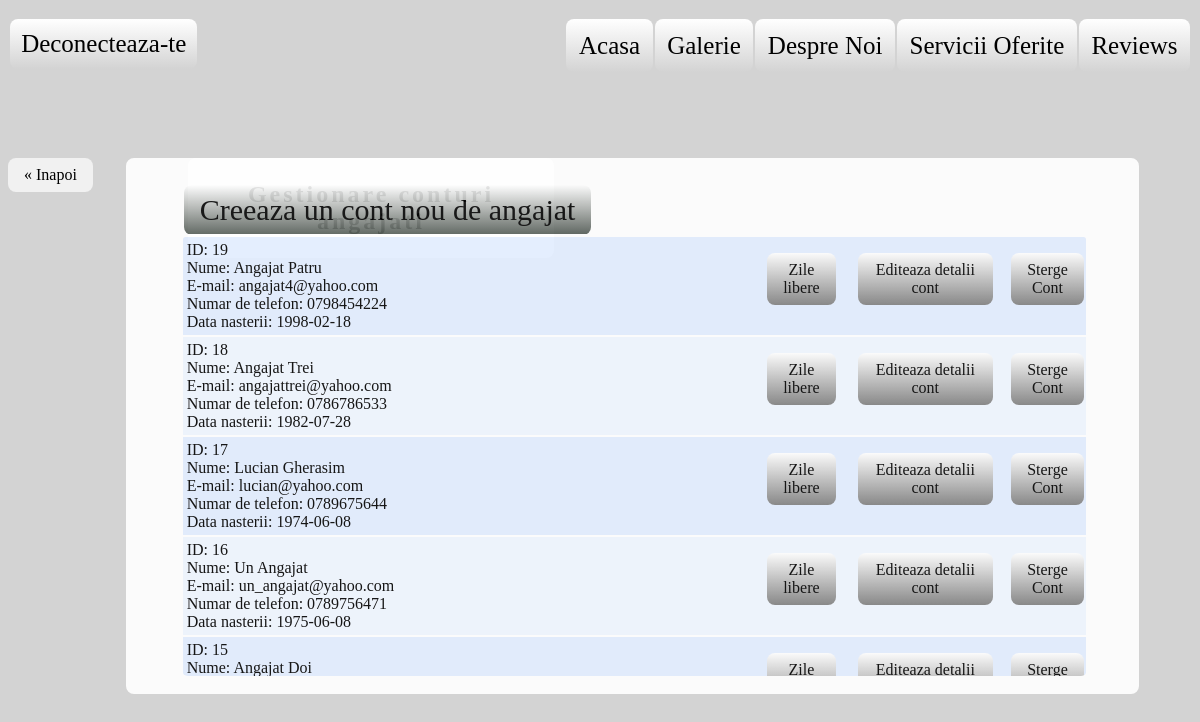
/gestContAng.php, run on the app's committed database.
### tables this page shows
CREATE TABLE `angajat` (
  `tokenAng` int(11) NOT NULL,
  `idAng` int(11) NOT NULL,
  `numeAng` varchar(50) NOT NULL,
  `mailAng` varchar(50) NOT NULL,
  `nrTelAng` varchar(10) NOT NULL,
  `dataNaAng` date NOT NULL,
  `parolaAng` varchar(30) NOT NULL
);

### gestContAng.php (the view, shortened to what this page needs)
<!DOCTYPE HTML>
<html>
	<head>
		<link rel="stylesheet"href="gestContAngCSS.css">
		<link rel="stylesheet" href="prevAndTopBCSS.css">
	</head>
	<body>
			<?php
	$mailUser=$_GET['mailUser'];
		echo' <div id="topbarid" class="topbar">
		<div id="tblid" class="tbl"> ';
			echo'<a href="index.php"> Deconecteaza-te </a>';
		echo'</div>
		<div id="tbrid" class="tbr">';
			echo'<a href="adminAccount.php?mailUser='.$mailUser.'">Acasa</a>';
			echo'<a href="galerieF2.php?mailUser='.$mailUser.'">Galerie</a>';
			echo'<a href="aboutUs.php?mailUser='.$mailUser.'"> Despre Noi</a>';
			echo'<a href="aboutServices.php?mailUser='.$mailUser.'"> Servicii Oferite </a>';
			echo'<a href="reviews.php?mailUser='.$mailUser.'"> Reviews </a>';
	echo'	</div>
	</div>';
	?>
	<div class= "titlu" >
	<h2>Gestionare conturi angajati</h2>
	</div>
	<?php
	include "db_connect.php";
	echo'<a href="adminAccount.php?mailUser='.$mailUser.'" class="previous">&laquo; Inapoi</a>';
		echo '<div class="gestAng">';
			echo '<div class="crContAng">';
					echo '<a href="addContAng.php?mailUser='.$mailUser.'">Creeaza un cont nou de angajat</a>';
			echo'</div>';
			echo'<div class="vizAng">';
				$sql2 = "SELECT idAng, numeAng, mailAng, nrTelAng, dataNaAng FROM angajat WHERE tokenAng = '0' ORDER BY idAng DESC";
					$result= $conn->query($sql2);
					if ($result->num_rows > 0) {
						$color="lighterColor";
							while($row = $result->fetch_assoc()) {
								$idAng=$row["idAng"];
								$numeAng= $row["numeAng"];
								$mailAng= $row["mailAng"];
								$nrTelAng= $row["nrTelAng"];
								$dataNaAng= $row["dataNaAng"];
									echo'<div class="'.$color.'">';
											echo'<div class="zileLibere">';
												echo '<a href="gestZileLibereNew.php?idAng='.$idAng.'&mailUser='.$mailUser.'">Zile libere</a>';
											echo'</div>';
											echo'<div class="editDetCont">';
												echo '<a href="editDetails.php?email='.$mailAng.'&mailUser='.$mailUser.'">Editeaza detalii cont</a>';
											echo'</div>';
											echo'<div class="stergeCont">';
												echo '<a href="stergeContAng.php?mailUser='.$mailUser.'&email='.$mailAng.'&idAng='.$idAng.'&numeAng='.$numeAng.'&nrTelAng='.$nrTelAng.'&dataNaAng='.$dataNaAng.'">Sterge Cont</a>';
											echo'</div>';
										echo 'ID: '.$idAng.' <br>';
										echo 'Nume: '.$numeAng.' <br>';
										echo 'E-mail: '.$mailAng.' <br>';
										echo 'Numar de telefon: '.$nrTelAng.' <br>';
										echo 'Data nasterii: '.$dataNaAng.' <br>';
									echo'</div>';
								if ($color =="lighterColor"){
									$color="color";
								}else{
									$color="lighterColor";
								}
							}
					}
					else{
						echo 'Nu exista nici un cont de angajat.';
					}
			echo'</div>';
	?>
		</div>
	</body>
</html>

### gestContAngCSS.css (style rules this page uses)
body { background-image:url("images/homeBackgr.jpg"); background-size: cover; background-color:lightgray; }
.gestAng { background-color: white; opacity:0.9; position: relative; width:85%; height:530px; left:10%; top: 150px; border:3px solid white; border-radius: 8px; }
.crContAng { position:absolute; max-width: 100%; height:10%; left:0px; margin-left:5%; margin-top:2%; padding:2px; border: 2px solid white; border-radius:8px; overflow:auto; border-radius:8px; }
.crContAng a { text-align:center; background-image:linear-gradient(white,#515953); display:block; text-decoration:none; font-size:30px; border-radius: 8px; color:black; }
.vizAng { position:absolute; width: 90%; height:83%; top:10%; left:0px; margin-left:5%; margin-top:2%; border: 2px solid white; border-radius:8px; overflow:auto; }
.color { position:relative; background-color:#f0f6ff; border: 1px solid white; padding:4px; }
.lighterColor { position:relative; background-color:#e3eeff; border: 1px solid white; padding: 4px; }
.zileLibere { position:absolute; width: 7%; height:60%; top:13%; right:28%; padding:3px; text-align:center; }
.zileLibere a { text-decoration:none; background-image:linear-gradient(white,gray); border-radius:8px; font-size:16px; color:black; }
.editDetCont { position:absolute; width: 15%; height:60%; top:13%; right:10%; padding:3px; text-align:center; }
.editDetCont a { text-decoration:none; background-image:linear-gradient(white,gray); border-radius:8px; font-size:16px; color:black; }
.stergeCont { position:absolute; width: 7%; height:60%; top:13%; right:1%; padding:3px; text-align:center; }
.stergeCont a { background-image:linear-gradient(white,gray); text-decoration:none; border-radius:8px; font-size:16px; color:black; }

### prevAndTopBCSS.css (style rules this page uses)
a { text-decoration: none; display: inline-block; padding: 8px 16px; }
.previous { border-radius:8px; position:absolute; background-color: #f1f1f1; color: black; top:12%; }
.topbar { position: relative; background-repeat:no-repeat; height:10%; width:100%; top: 5px; left: 1px; }
.tbl { position:absolute; top:5px; left:0px; width:47%; }
.tbr { position:absolute; top:5px; right:0px; width:53%; }
.topbar a { border-radius: 8px; background-image:linear-gradient(white,lightgray); padding:1%; margin:1px; text-decoration:none; font-size:25px; color:black; padding:2%; }
.titlu { position:absolute; top:12%; opacity:0.8; background-color:white; width:30%; padding:3px; text-align:center; margin-left:15%; border-radius: 8px; letter-spacing: 3px; }

### data on the page
angajat: idAng "19", numeAng "Angajat Patru", mailAng "angajat4@yahoo.com", nrTelAng "0798454224", dataNaAng "1998-02-18"
angajat: idAng "18", numeAng "Angajat Trei", mailAng "angajattrei@yahoo.com", nrTelAng "0786786533", dataNaAng "1982-07-28"
angajat: idAng "17", numeAng "Lucian Gherasim", mailAng "lucian@yahoo.com", nrTelAng "0789675644", dataNaAng "1974-06-08"
angajat: idAng "16", numeAng "Un Angajat", mailAng "un_angajat@yahoo.com", nrTelAng "0789756471", dataNaAng "1975-06-08"
angajat: idAng "15", numeAng "Angajat Doi"
